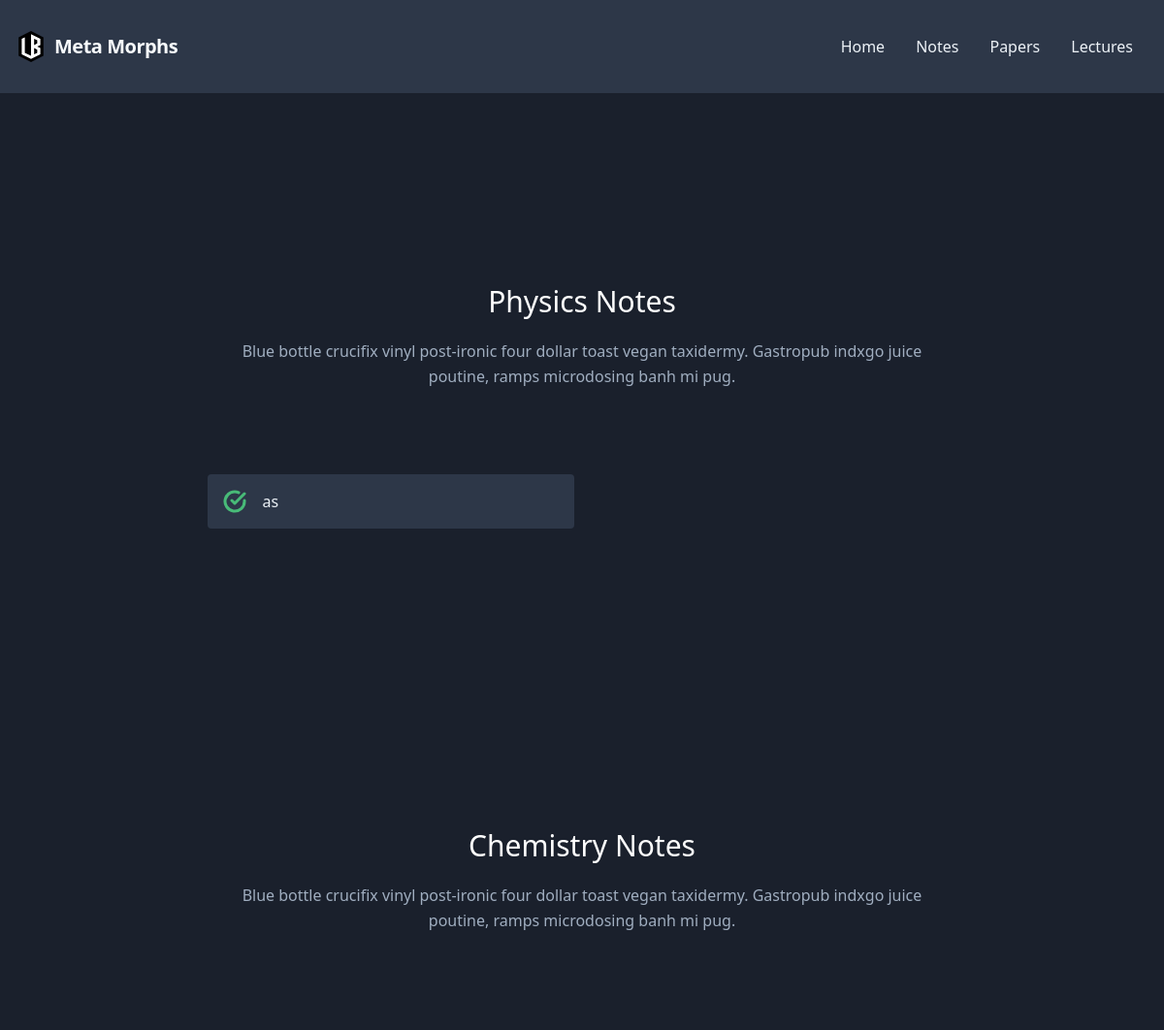
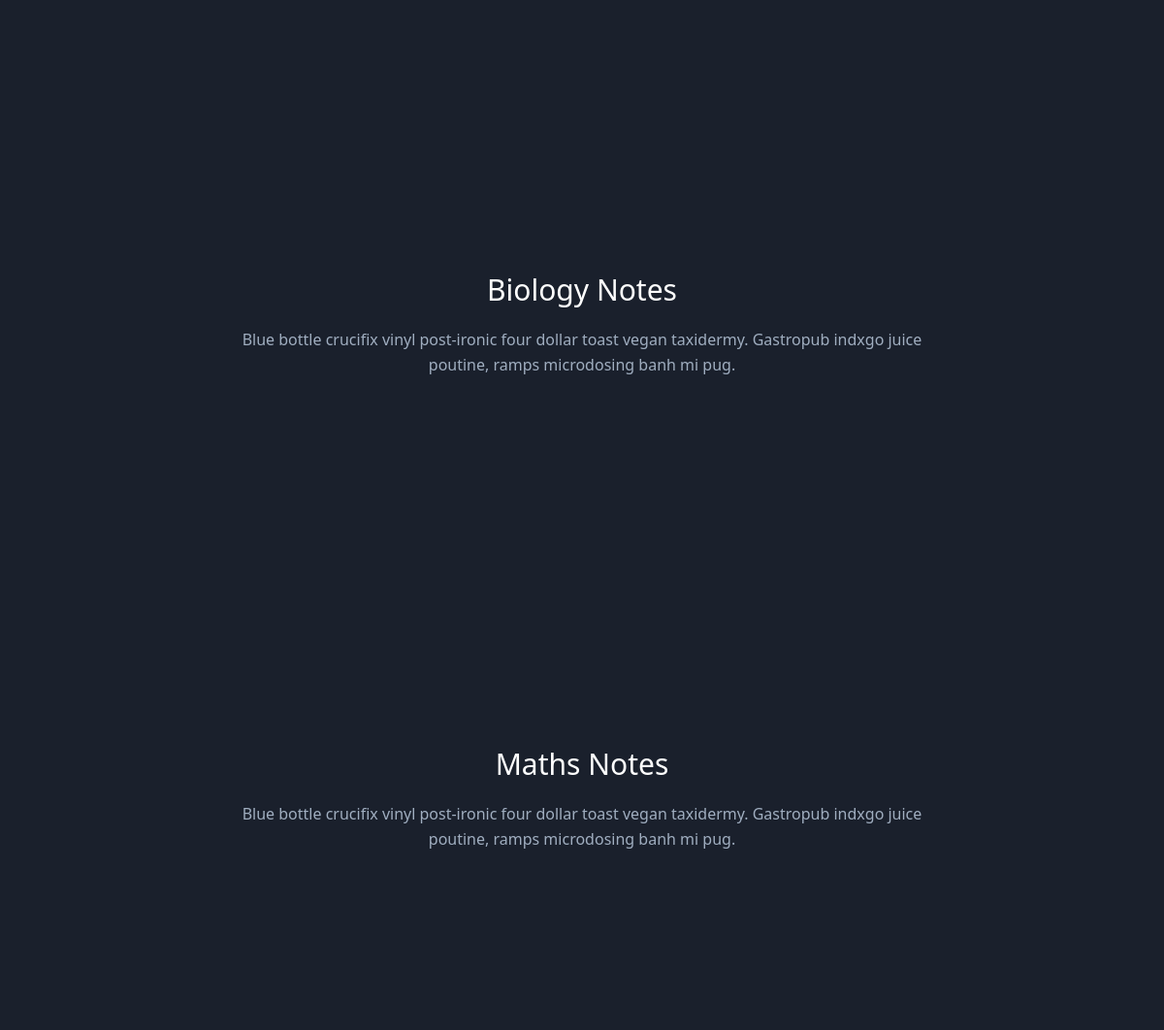
/notes/9/, run on the app's committed database (2 pictures, top to bottom).
### pervez/models.py (models this page shows, shortened)
class Subject(models.Model):
    sub_type = models.CharField(max_length=100, null=True, blank=True)
    def __str__(self):
        return self.sub_type

class Notes(models.Model):
    clss = models.ForeignKey(Cls, null=True, on_delete=models.CASCADE)
    sub = models.ForeignKey(Subject, on_delete=models.CASCADE, null=True)
    notes = models.CharField(max_length=200, null=True)
    notesfile = models.FileField(null=True)

### pervez/views.py (the view)
# urls.py: path('notes/<int:cls>/', auth_views.Notess, name='notes'),
def Notess(request, cls):
    cl = Cls.objects.get(clss=cls)
    subjects = Subject.objects.all()
    notes = cl.notes_set.all()
    context = {
        'notes':notes,
        'subjects':subjects,
    }
    return render(request, 'pervez/notes.html', context)

### pervez/templates/pervez/notes.html
{% include 'pervez/navbar.html' %}
{% for sub in subjects %}
<section class="text-gray-500 bg-gray-900 body-font">
    <div class="container px-5 pb-24 pt-48 mx-auto">
        <div class="text-center mb-20">
            <h1 class="sm:text-3xl text-2xl font-medium text-center title-font text-white mb-4">{{ sub }} Notes</h1>
            <p class="text-base leading-relaxed xl:w-2/4 lg:w-3/4 mx-auto">Blue bottle crucifix vinyl post-ironic four
                dollar toast vegan taxidermy. Gastropub indxgo juice poutine, ramps microdosing banh mi pug.</p>
        </div>
        <div class="flex flex-wrap lg:w-4/5 sm:mx-auto sm:mb-2 -mx-2">
            {% for note in notes %}
            {% if note.sub == sub %}
            <div class="p-2 sm:w-1/2 w-full">
                <div class="bg-gray-800 rounded flex p-4 h-full items-center">
                    <svg fill="none" stroke="currentColor" stroke-linecap="round" stroke-linejoin="round"
                        stroke-width="3" class="text-green-500 w-6 h-6 flex-shrink-0 mr-4" viewBox="0 0 24 24">
                        <path d="M22 11.08V12a10 10 0 11-5.93-9.14"></path>
                        <path d="M22 4L12 14.01l-3-3"></path>
                    </svg>
                    <div>
                        <a href="{{ note.notesfile.url }}" download
                            class="text-gray-200 hover:text-green-700 font-medium">{{note.notes}}</a>
                    </div>
                </div>
            </div>
            {% endif %}
            {% endfor %}
        </div>
    </div>
</section>
{% endfor %}

### data on the page
Subject: sub_type "Physics"
Notes: notes "as"
Subject: sub_type "Chemistry"
Subject: sub_type "Biology"
Subject: sub_type "Maths"
